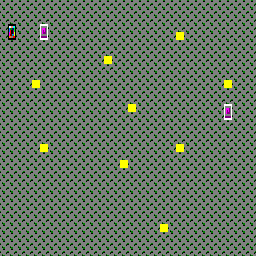

Tiled map render using the project's own tile images. Description and the whole map definition, tile-layer contents included, below:
An orthogonal 32x32 tile map with 8x8 px tiles, 1 tile layer (Tile Layer 1).

<map version="1.0" tiledversion="2018.06.01" orientation="orthogonal" renderorder="right-down" width="32" height="32" tilewidth="8" tileheight="8" infinite="0" nextlayerid="4" nextobjectid="4">
 <tileset firstgid="1" name="tileset" tilewidth="8" tileheight="8" tilecount="30" columns="5">
  <image source="tileset.png" trans="ff00ff" width="40" height="48" />
 </tileset>
 <layer id="1" name="Tile Layer 1" width="32" height="32">
  <data encoding="csv">
15,15,15,15,15,15,15,15,15,15,15,15,15,15,15,15,15,15,15,15,15,15,15,15,15,15,15,15,15,15,15,15,
15,15,15,15,15,15,15,1,1,1,1,1,1,1,1,1,1,1,1,1,1,1,1,1,1,1,1,1,1,1,1,15,
15,15,15,15,15,15,15,1,1,1,1,1,1,1,1,1,1,1,1,1,1,1,1,1,1,1,1,1,1,1,1,15,
15,19,1,1,1,17,15,1,1,1,1,1,1,1,1,1,1,1,1,1,1,1,1,1,1,1,1,1,1,1,1,15,
15,24,1,1,1,22,15,15,15,15,15,15,1,1,15,1,1,1,1,1,1,1,20,1,1,1,1,1,1,1,1,15,
15,15,15,15,15,15,15,1,1,1,1,15,1,1,1,15,1,1,1,1,1,1,1,1,1,1,1,1,1,1,1,15,
15,15,15,15,15,15,15,1,1,1,1,15,1,1,1,1,15,1,1,1,1,1,1,1,1,1,1,1,1,1,1,15,
15,1,1,1,1,1,1,1,1,1,1,15,1,20,1,1,1,15,1,1,1,1,1,1,1,1,1,1,1,15,1,15,
15,1,1,1,1,1,1,1,1,1,1,15,1,1,15,1,1,1,15,1,1,1,1,1,1,1,1,1,15,1,1,15,
15,1,1,1,1,1,1,1,1,1,1,15,1,1,15,1,1,1,1,15,1,1,1,1,1,1,1,15,1,1,1,15,
15,1,1,1,20,1,1,1,1,1,1,15,1,1,15,1,1,1,1,1,15,1,1,1,1,1,15,1,20,1,1,15,
15,1,1,1,1,1,1,1,1,1,1,15,1,1,15,1,1,1,1,1,15,15,1,1,1,15,1,1,1,1,1,15,
15,15,15,15,15,15,15,15,15,1,1,1,15,1,15,1,1,1,1,1,15,1,15,1,15,1,1,1,1,1,1,15,
15,1,1,1,1,1,1,1,1,1,1,1,1,15,15,1,20,1,1,1,15,1,1,15,1,1,1,1,17,1,1,15,
15,1,1,1,1,1,1,1,1,1,1,1,1,1,15,1,1,1,1,1,15,1,1,1,15,1,1,1,22,1,1,15,
15,1,1,1,15,15,15,15,1,1,1,1,1,1,1,15,1,1,1,1,15,1,1,1,1,15,1,1,1,1,1,15,
15,1,1,1,1,1,1,1,15,15,15,15,15,15,15,15,15,1,1,1,1,1,1,1,1,1,15,1,1,1,1,15,
15,1,1,1,1,1,1,1,1,1,1,1,1,1,1,1,1,15,1,1,1,1,1,1,1,1,1,15,1,1,1,15,
15,1,1,1,1,20,1,1,1,1,1,1,1,1,1,1,1,1,15,1,1,1,20,1,1,1,1,1,15,1,1,15,
15,1,1,1,1,1,1,1,1,1,1,1,1,1,1,1,1,1,1,15,1,1,1,1,15,1,1,1,1,15,1,15,
15,1,1,1,1,1,1,1,1,1,1,1,1,1,1,20,1,1,1,1,15,1,1,1,15,1,1,1,1,1,15,15,
15,1,1,1,1,1,1,1,1,1,1,1,1,1,1,1,1,1,1,1,1,15,1,1,15,1,1,1,1,1,1,15,
15,15,15,15,15,15,15,15,15,1,1,1,1,1,1,1,1,1,1,1,1,1,15,1,15,1,1,1,1,1,1,15,
15,1,1,1,1,1,1,1,15,15,15,15,15,15,15,15,15,15,15,1,1,1,1,15,15,1,1,1,1,1,1,15,
15,1,1,1,1,1,1,1,1,1,1,1,1,1,1,1,1,1,1,1,1,1,1,1,15,1,1,1,1,1,1,15,
15,1,1,1,1,1,1,1,1,1,1,1,1,1,1,1,1,1,1,1,1,1,1,1,1,15,1,1,1,1,1,15,
15,1,1,1,1,1,1,1,15,1,1,1,1,1,1,1,1,1,1,1,1,1,1,1,1,1,1,1,1,1,1,15,
15,1,1,1,1,1,1,1,15,1,1,1,1,1,1,1,15,15,15,15,15,1,1,1,1,1,1,1,1,1,1,15,
15,1,1,1,1,1,1,1,15,1,1,1,1,1,1,15,1,1,1,1,20,1,1,1,1,1,1,1,1,1,1,15,
15,1,1,1,1,1,1,1,15,1,1,1,1,1,15,1,1,1,1,1,1,1,1,1,1,1,1,1,1,1,1,15,
15,1,1,1,1,1,1,1,15,1,1,1,1,15,1,1,1,1,1,1,1,15,1,1,1,1,1,1,1,1,1,15,
15,15,15,15,15,15,15,15,15,15,15,15,15,15,15,15,15,15,15,15,15,15,15,15,15,15,15,15,15,15,15,15
</data>
 </layer>
</map>